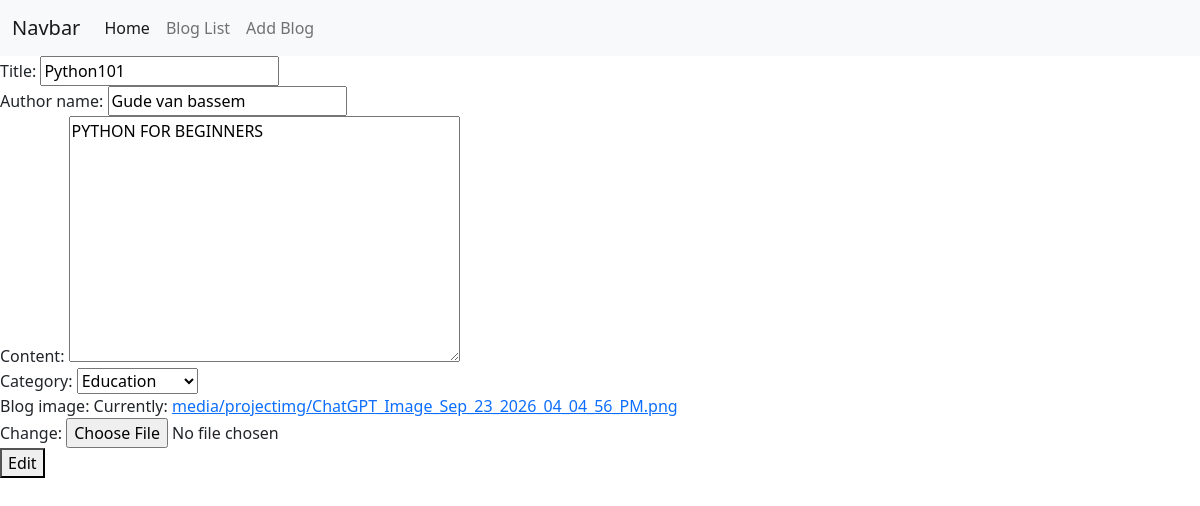
Before: /blogedit/1/ with the older database file.
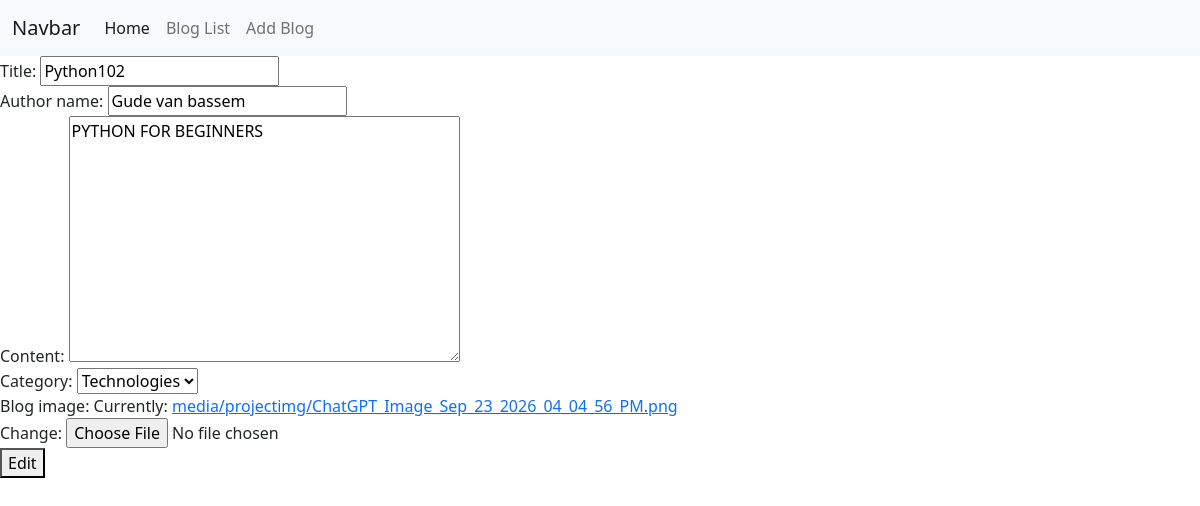
After: the same page with the newer database file.
### form_app/models.py (models this page shows)
class BlogModel(models.Model):
    categ = [
        ('Education','Education' ),
        ('Technologies','Technologies'),
        ('Sports','Sports')
    ]
    title = models.CharField(max_length=200,null=True)
    author_name = models.CharField(max_length=100, null=True)
    content = models.TextField()
    category = models.CharField(choices=categ, max_length=100,null=True)
    blog_image = models.ImageField(upload_to='media/projectimg',null=True)
    publish_date = models.DateField(auto_now_add= True, null=True)

### form_app/views.py (the view)
# urls.py: path('blogedit/<int:id>/',blog_edit_view,name='blog_edit_view'),
def blog_edit_view(req,id):
    blog_data = get_object_or_404(BlogModel, id = id )
    form_data = BlogForm(instance=blog_data)
    if req.method == 'POST':
        form_data = BlogForm(req.POST,req.FILES,instance=blog_data)
        if form_data.is_valid():
            form_data.save()
            return redirect('blog_list_view')
    return render(req, 'blog-edit.html', {'form_data':form_data})

### form_app/forms.py
class BlogForm(forms.ModelForm):
    class Meta:
        model = BlogModel
        fields = '__all__'

### form_app/templates/blog-edit.html (shortened to what this page needs)
{% extends 'master/base.html' %}
{% block block1 %}
<form method="POST" enctype="multipart/form-data">
    {{form_data}}
    <button type="submit">Edit</button>
</form>
{% endblock block1 %}

Changed rows visible on the page:
changed BlogModel "Gude van bassem": title "Python101" → "Python102"; category "Education" → "Technologies"
